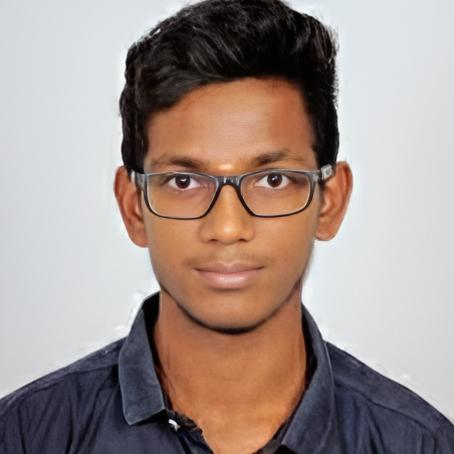
#> input picture Poove-anna.jpeg, 454 x 454 px
$ python 'image editor.py' Poove-anna.jpeg
#> lines starting #> are read from the running program, lines starting #| are printed output that depends on the picture
import argparse
from PIL import Image
import os


def process_image(image_path):
    # Open an image file
#> called with image_path = 'Poove-anna.jpeg'
    with Image.open(image_path) as img:
        # Perform some basic image processing (e.g., convert to grayscale)
#> img is the input picture: PIL image 454x454 RGB; mean R, G, B 162.8, 146.9, 141.4
        grayscale_img = img.convert("L")
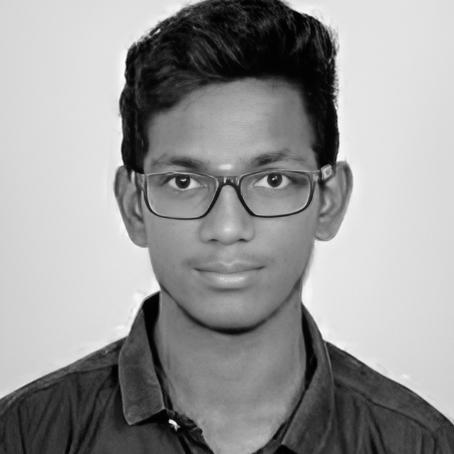
#> grayscale_img: PIL image 454x454 L; min 0, max 255, mean 151
        # Save the processed image
        base, ext = os.path.splitext(image_path)
        new_image_path = f"{base}_grayscale{ext}"
        grayscale_img.save(new_image_path)
        print(f"Processed image saved as {new_image_path}")


def main():
    parser = argparse.ArgumentParser(description="Process an image.")
    parser.add_argument("image_path", type=str, help="Path to the image file")
    args = parser.parse_args()
    process_image(args.image_path)


if __name__ == "__main__":
    main()
